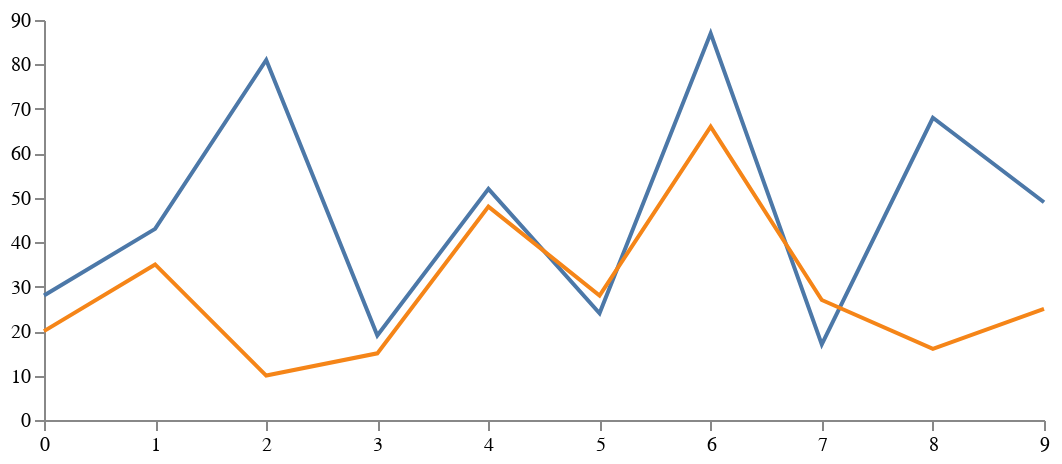

Vega-Lite specification for this chart:
### Vega specification from a JSON file in a GitHub repository (floating-point values rounded to 4 significant figures)
{"$schema": "https://vega.github.io/schema/vega/v5.json", "description": "A basic line chart example.", "width": 500, "height": 200, "padding": 5, "signals": [{"name": "interpolate", "value": "linear", "bind": {"input": "select", "options": ["basis", "cardinal", "catmull-rom", "linear", "monotone", "natural", "step", "step-after", "step-before"]}}], "data": [{"name": "table", "values": [{"x": 0, "y": 28, "c": 0}, {"x": 0, "y": 20, "c": 1}, {"x": 1, "y": 43, "c": 0}, {"x": 1, "y": 35, "c": 1}, {"x": 2, "y": 81, "c": 0}, {"x": 2, "y": 10, "c": 1}, {"x": 3, "y": 19, "c": 0}, {"x": 3, "y": 15, "c": 1}, {"x": 4, "y": 52, "c": 0}, {"x": 4, "y": 48, "c": 1}, {"x": 5, "y": 24, "c": 0}, {"x": 5, "y": 28, "c": 1}, {"x": 6, "y": 87, "c": 0}, {"x": 6, "y": 66, "c": 1}, {"x": 7, "y": 17, "c": 0}, {"x": 7, "y": 27, "c": 1}, {"x": 8, "y": 68, "c": 0}, {"x": 8, "y": 16, "c": 1}, {"x": 9, "y": 49, "c": 0}, {"x": 9, "y": 25, "c": 1}]}], "scales": [{"name": "x", "type": "point", "range": "width", "domain": {"data": "table", "field": "x"}}, {"name": "y", "type": "linear", "range": "height", "nice": true, "zero": true, "domain": {"data": "table", "field": "y"}}, {"name": "color", "type": "ordinal", "range": "category", "domain": {"data": "table", "field": "c"}}], "axes": [{"orient": "bottom", "scale": "x"}, {"orient": "left", "scale": "y"}], "marks": [{"type": "group", "from": {"facet": {"name": "series", "data": "table", "groupby": "c"}}, "marks": [{"type": "line", "from": {"data": "series"}, "encode": {"enter": {"x": {"scale": "x", "field": "x"}, "y": {"scale": "y", "field": "y"}, "stroke": {"scale": "color", "field": "c"}, "strokeWidth": {"value": 2}}, "update": {"interpolate": {"signal": "interpolate"}, "strokeOpacity": {"value": 1}}, "hover": {"strokeOpacity": {"value": 0.5}}}}]}]}
